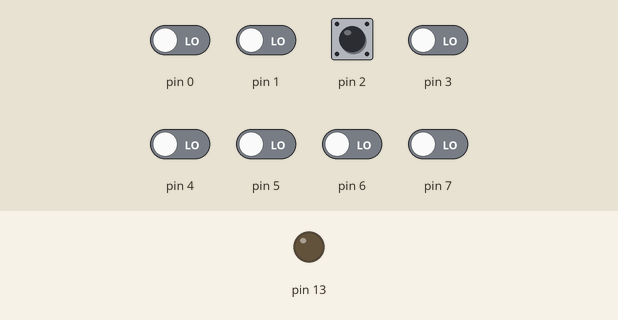
Simulated run of this program. Board: Arduino Uno, built with avr-gcc and run on an emulated ATmega328P. On the bench: output pins drawn as LEDs (lit = HIGH). The inputs (shaded band) are chosen by the test bench; at power-on: pin 2 HIGH, pin 0, pin 1, pin 3–7 LOW.

Above: at 1.2 s.
1.3 s: pin 2 pulled LOW for 0.15 s
At 1.6 s:
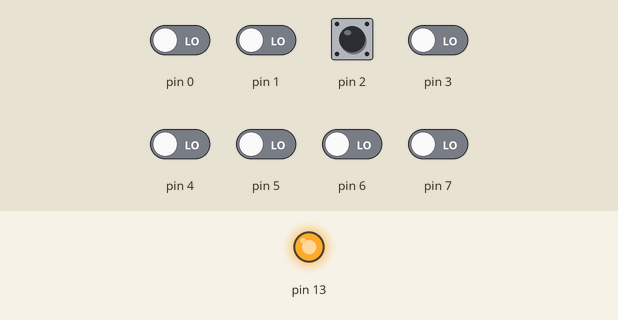
2.9 s: pin 2 pulled LOW for 1 s
At 4.0 s:
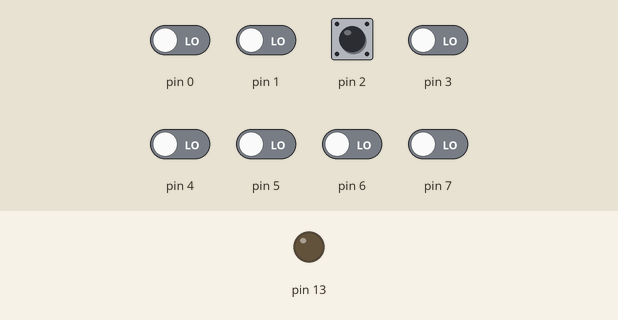
Timing chart, 0 to 5.9 s (numbered marks = the images above; inputs shaded):
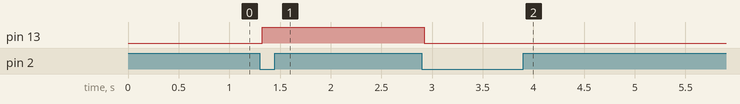

The program:

main.cpp
```cpp
#include <Arduino.h>
#include <stdint.h>
#include "timer.h"
#include "button.h"
#include "led.h"

static LED led1 = { (1u << 5), 0 };
static Button button = { 0, 0, 0, (1 << PD2) };

void setup() {
  Led_init(&led1);
  Button_init(&button);
  Timer_registerCallback(Button_tick_1ms, &button);
  Timer1_init_1ms();
}

void loop() {
  if (Button_wasPressed(&button)) {
    Led_toggle(&led1);
  }
}
```

button.c
```cpp
#include "button.h"

#include <avr/io.h>
#include <avr/interrupt.h>
#include <util/atomic.h>

#define DEBOUNCE_TIME_MS 25

static Button *int0_button;

void Button_init(Button *btn)
{
    int0_button = btn;
    // PD2 input
    DDRD &= ~(btn->pin_mask);

    // Enable internal pull-up
    PORTD |= (btn->pin_mask);

    // INT0 falling edge:
    // ISC01 = 1, ISC00 = 0
    EICRA |= (1 << ISC01);
    EICRA &= ~(1 << ISC00);

    // Clear pending INT0 flag
    EIFR |= (1 << INTF0);

    // Enable INT0
    EIMSK |= (1 << INT0);
}

void Button_handleInterrupt(Button *btn)
{
    if (!btn->debouncing)
    {
        btn->debouncing = 1;
        btn->debounce_counter = DEBOUNCE_TIME_MS;

        // Disable INT0 during debounce
        EIMSK &= ~(1 << INT0);
    }
}

void Button_tick_1ms(void *context)
{
    Button *btn = (Button *)context;
    if (!btn->debouncing)
    {
        return;
    }

    if (btn->debounce_counter > 0)
    {
        btn->debounce_counter--;
        return;
    }

    // Debounce time has passed. Confirm button is still pressed.
    if (!(PIND & (btn->pin_mask)))
    {
        int0_button->pressed_event = 1;
    }

    btn->debouncing = 0;

    // Clear pending INT0 flag before re-enabling
    EIFR |= (1 << INTF0);

    // Re-enable INT0
    EIMSK |= (1 << INT0);
}

uint8_t Button_wasPressed(Button *btn)
{
    uint8_t pressed_event_copy;

    ATOMIC_BLOCK(ATOMIC_RESTORESTATE)
    {
        pressed_event_copy = btn->pressed_event;
        btn->pressed_event = 0;
    }

    return pressed_event_copy;
}

ISR(INT0_vect)
{
    Button_handleInterrupt(int0_button);
}
```

button.h
```cpp
#include <stdint.h>

#ifndef BUTTON_H
#define BUTTON_H

#ifdef __cplusplus
extern "C" {
#endif

typedef struct {
    volatile uint8_t debouncing;
    volatile uint8_t debounce_counter;
    volatile uint8_t pressed_event;
    uint8_t pin_mask;
} Button;

void Button_init(Button *btn);
void Button_handleInterrupt(Button *btn);
void Button_tick_1ms(void *context);
uint8_t Button_wasPressed(Button *btn);

#ifdef __cplusplus
}
#endif

#endif
```

led.c
```cpp
#include "led.h"
#include <stdint.h>
#include <Arduino.h>

void Led_init(LED *led) {
  DDRB |= led->mask;
  PORTB &= ~led->mask;
  led->state = 0;
}

void Led_on(LED *led) {
  PORTB |= led->mask;
  led->state = 1;
}

void Led_off(LED *led) {
  PORTB &= ~led->mask;
  led->state = 0;
}

void Led_toggle(LED *led) {
  if (led->state) {
    Led_off(led);
  } else {
    Led_on(led);
  }
}
```

led.h
```cpp
#include <stdint.h>

#ifndef LED_H
#define LED_H

#ifdef __cplusplus
extern "C" {
#endif

typedef struct {
  uint8_t mask;
  uint8_t state;
} LED;


void Led_init(LED *led);
void Led_on(LED *led);
void Led_off(LED *led);
void Led_toggle(LED *led);

#ifdef __cplusplus
}
#endif
#endif
```

timer.c
```cpp
#include "timer.h"
#include "button.h"
#include <avr/io.h>
#include <avr/interrupt.h>
#include <util/atomic.h>

static TimerCallback timer_callback = 0;
static void *timer_context = 0;

void Timer1_init_1ms(void)
{
    // Stop Timer1 while configuring
    TCCR1A = 0;
    TCCR1B = 0;

    // Reset counter
    TCNT1 = 0;

    // 16 MHz / 64 = 250 kHz
    // 1 timer tick = 4 us
    // 250 ticks = 1 ms
    // OCR1A = 249 because counting starts from 0
    OCR1A = 249;

    // CTC mode: WGM12 = 1
    TCCR1B |= (1 << WGM12);

    // Prescaler 64: CS11 = 1, CS10 = 1
    TCCR1B |= (1 << CS11) | (1 << CS10);

    // Enable Timer1 Compare Match A interrupt
    TIMSK1 |= (1 << OCIE1A);
}

void Timer_registerCallback(TimerCallback callback, void *context)
{
    ATOMIC_BLOCK(ATOMIC_RESTORESTATE)
    {
    timer_callback = callback;
    timer_context = context;
    }
}

ISR(TIMER1_COMPA_vect)
{
    if (timer_callback) {
        timer_callback(timer_context);
    }
}
```

timer.h
```cpp
#include <stdint.h>
#include "button.h"
#ifndef TIMER_H
#define TIMER_H

#ifdef __cplusplus
extern "C" {
#endif

typedef void (*TimerCallback)(void *);
void Timer1_init_1ms(void);
void Timer_registerCallback(TimerCallback callback, void *context);

#ifdef __cplusplus
}
#endif

#endif
```

Measured:
- after the input at 1.3 s, pin 13: LOW → HIGH at once
- after the input at 2.9 s, pin 13: HIGH → LOW at once
